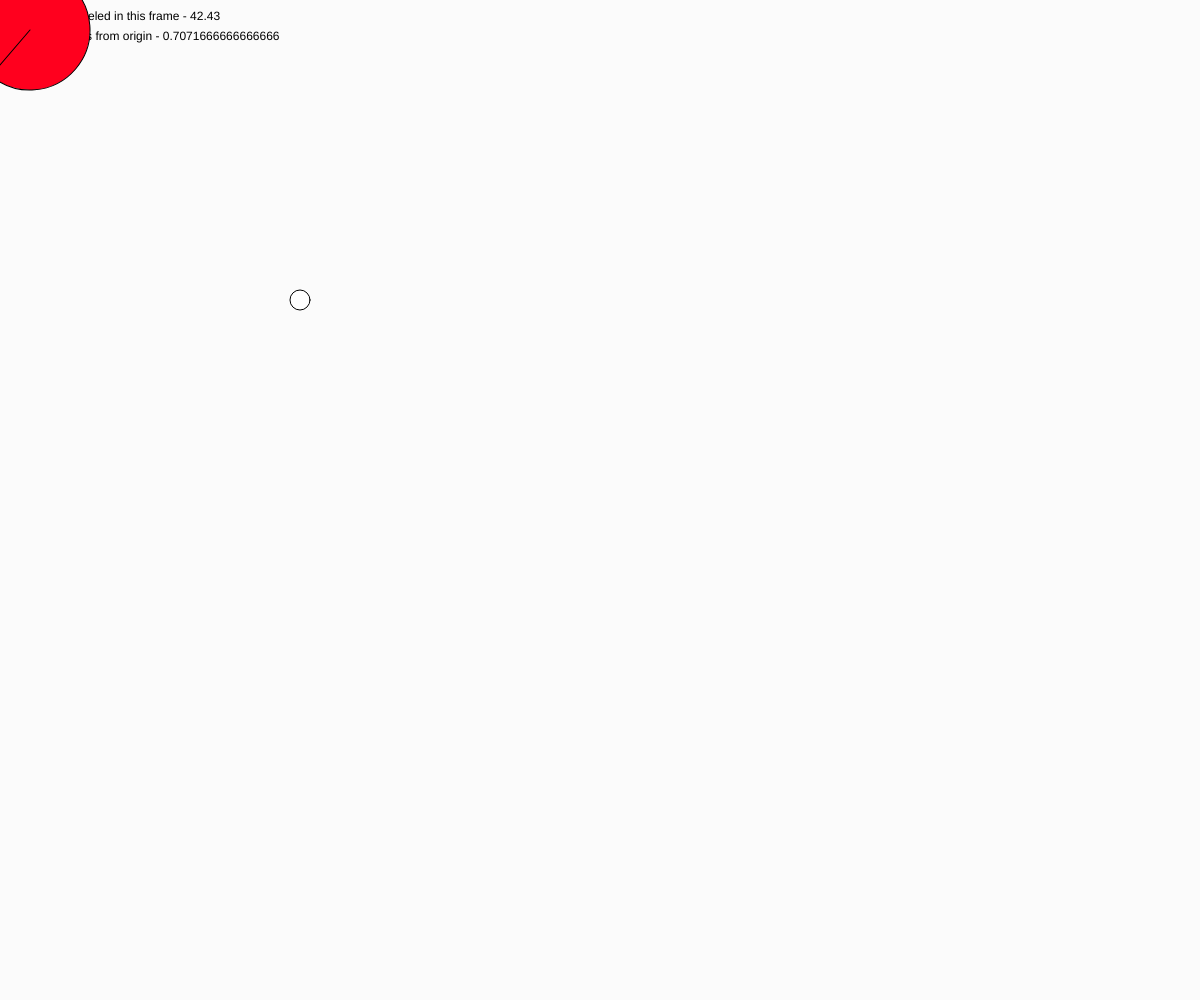
Frame 1 (no input)
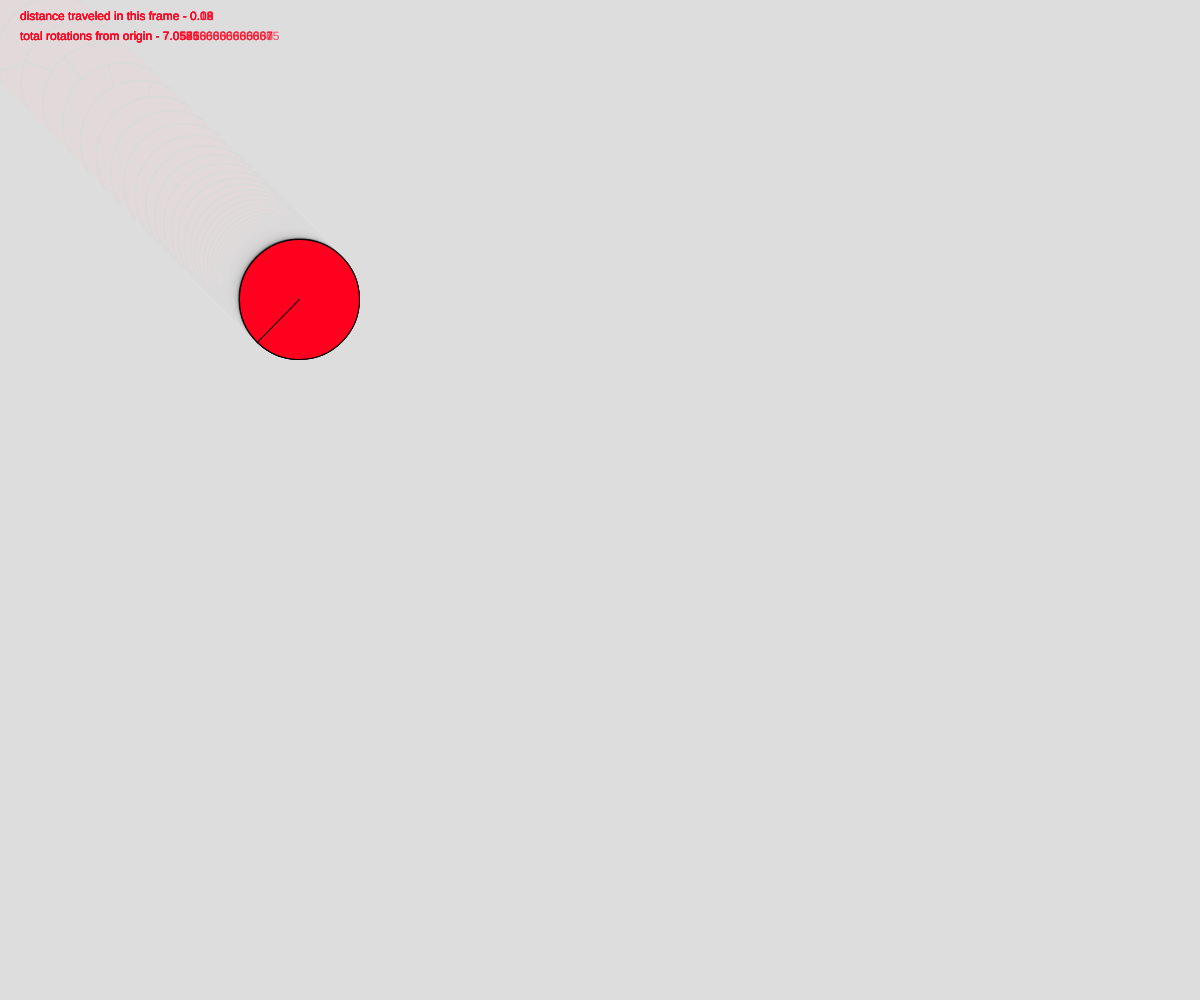
Frame 60 (no input)
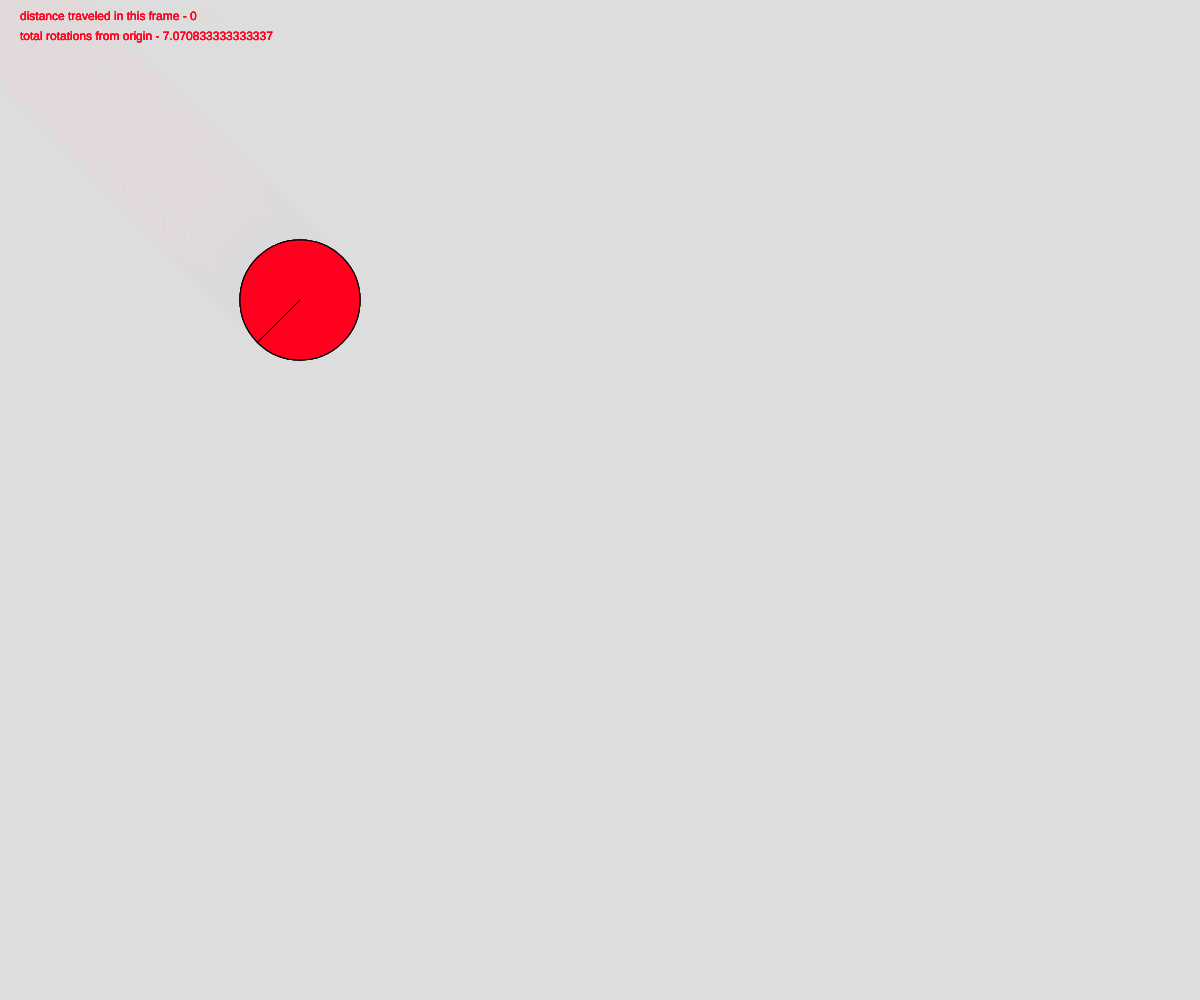
Frame 120 (the mouse pressed at the canvas centre since frame 60)

The p5.js sketch that drew these frames (run headless with seeded random() and noise() and a simulated clock; from frame 60 on, the mouse is pressed at the canvas centre):

// p5.js sketch
// ── sketch.js
let targetX = 300;
let targetY = 300;
let currentX = 0;
let currentY = 0;

let prevX = 0;
let prevY = 0;

let totalRotation = 0;

function setup() {

  createCanvas(windowWidth, windowHeight);
}

function draw() {
  background(220,30);
  //  fill(0,0)
  // stroke(255);
  currentX = lerp(currentX, targetX, 0.1);
  currentY = lerp(currentY, targetY, 0.1);

  ellipse(targetX, targetY, 20, 20);



  wheel(currentX, currentY, 120);

  prevX = currentX;
  prevY = currentY;
}

function wheel(x, y, diameter) {
  //problems to solve:

  //not calculating the correct distance, we need distance travelled     over a single frame.

  //Solution - create new variables that store the previous values of x and y.

  //wheel not rotating correctly, because we aren't giving passing the right parameters into calcAngle

  // Solutions - divide (distanceTravelled/radius) to get rotations in radians.create a global variable totalRotations to accumulate rotations

  //wheel always spinning in one direction.
  //solution - if statement that checks which direction it is moving along the X axis. Can this be improved?


  var dist = round(calcDistance(prevX, prevY, x, y), 2);

  text('distance traveled in this frame - ' + dist, 20, 20);
  calcAngle(dist, diameter / 2);
  text('total rotations from origin - ' + totalRotation, 20, 40);

  translate(x, y);// move the wheel towards the target. we get x,y from the lerp function
  rotate(totalRotation); //rotating the wheel by applying the cumulative total rotations to a rotate transformation
  fill(255,0,30);
  ellipse(0, 0, diameter, diameter);// try changing your wheel design and adjusting you're background/fill opacity. See what kinds of patterns you can form.
  line(0, 0, 0, diameter / 2);
}

function calcDistance(x, y, x1, y1) {
  //calculating the distance between two points with the pythagorean theorum
  return sqrt(sq(x - x1) + sq(y - y1));
}

function calcAngle(distance, radius) {
//rotations in radians = distance travelled over radius. in this function we check to see which direction we're travelling and then add or subtract distance/radius to a cumilative total. We don't return anything
  if (distance > 0) {
    if (currentX > prevX) {
      totalRotation = totalRotation + distance / radius;
    } else {
      totalRotation = totalRotation - distance / radius;
    }
  }
}

function mouseDragged() {

  //updating targets on mouseDragged
  targetX = mouseX;
  targetY = mouseY;
}
